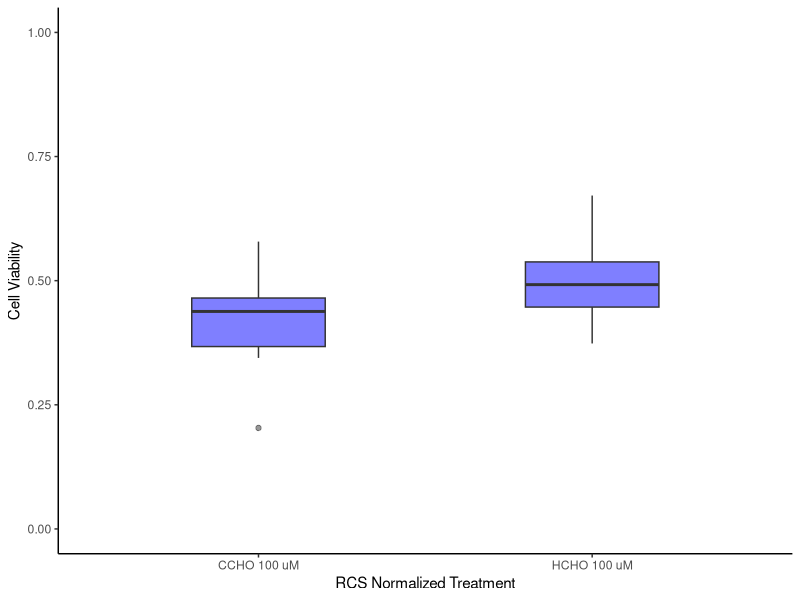

This chart was generated by the following R code:
library(dplyr)
library(ggplot2)
library(patchwork)

set.seed(123)

# Parameters
n1 <- 10
n2 <- 10
true_diff <- 0.4
sd1 <- sd2 <- 0.1

# Simulate data
group1 <- rnorm(n1, 
                mean = 0.5, 
                sd = sd1)

group2 <- rnorm(n2, 
                mean = true_diff, 
                sd = sd2)

# Welch's t-test
t_test_result <- t.test(group1, 
                        group2, 
                        var.equal = F)

# Equivalence bounds (smallest effect size of interest)
low_eqbound <- -0.3
high_eqbound <- 0.3
alpha <- 0.05

# Means and pooled SE
m1 <- mean(group1)
m2 <- mean(group2)
se <- sqrt(var(group1)/n1 + var(group2)/n2)
diff <- m1 - m2

# TOST t-stats
t1 <- (diff - low_eqbound) / se
t2 <- (diff - high_eqbound) / se

# Degrees of freedom (Welch-Satterthwaite)
df <- (var(group1)/n1 + var(group2)/n2)^2 / 
  ((var(group1)^2)/(n1^2 * (n1 - 1)) + (var(group2)^2)/(n2^2 * (n2 - 1)))

# One-sided p-values
p1 <- pt(t1, df, 
         lower.tail = F)
p2 <- pt(t2, df, 
         lower.tail = T)

# TOST result: reject equivalence if both p-values < alpha
cat("Welch's t-test:\n")
print(t_test_result)

cat("\nManual TOST results:\n")
cat(sprintf("p1 (>%g): %.4f\n", low_eqbound, p1))
cat(sprintf("p2 (<%g): %.4f\n", high_eqbound, p2))
cat(sprintf("Reject equivalence: %s\n", 
            ifelse(p1 < alpha & p2 < alpha, "YES", "NO")))

# Plot the differences
# Make a df with the two groups
group_df <- data.frame(cell_vi = group1) %>%
  mutate(cond = "HCHO 100 uM") %>%
  rbind(data.frame(cell_vi = group2) %>%
          mutate(cond = "CCHO 100 uM"))

# Boxplot of differences
eq_test_boxplot <- ggplot(data = group_df) +
  geom_boxplot(aes(x = cond, 
                   y = cell_vi),
               stat = "boxplot",
               width = 0.4,
               alpha = 0.5,
               fill = "blue") +
  labs(x = "RCS Normalized Treatment",
       y = "Cell Viability") +
  ylim(0,1) +
  theme_classic()

print(eq_test_boxplot)